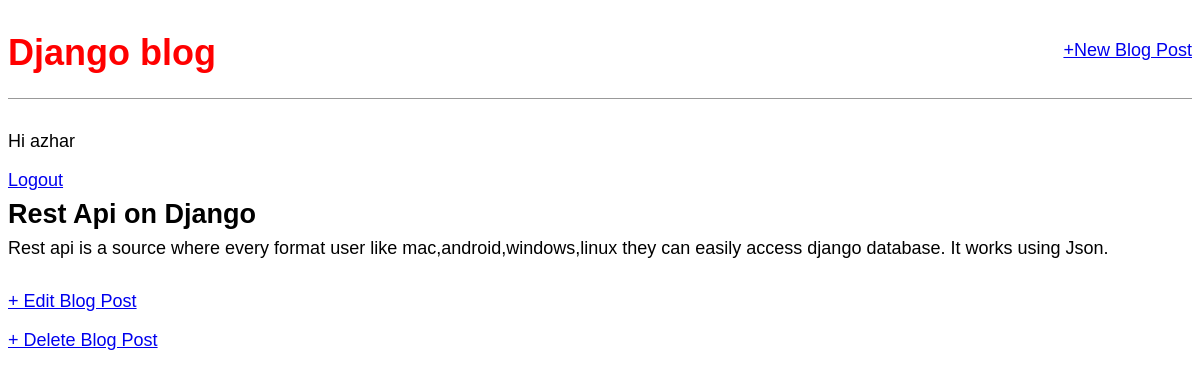
Page /post/2/ (signed in) on the committed database.
### blog/models.py (models this page shows, shortened)
class Post(models.Model):
    title = models.CharField(max_length=200)
    author = models.ForeignKey(
        'auth.User',  # django build in user is author in here,here author is foreign key of User
        on_delete=models.CASCADE, # many to one relationship each user has multiple post
    )
    body = models.TextField()

### blog/views.py (the view)
# urls.py: path('post/<int:pk>/', views.BlogDetailView.as_view(), name='post_detail'), # detailview expects either primary key or slug to it as a identifier
class BlogDetailView(DetailView):
    model = Post  # by default it provide a context object we can use in our template called object or post(lower case of model name)
    template_name = 'post_detail.html' # detailview expects either primary key or slug to it as a identifier

### templates/post_detail.html
{% extends 'base.html' %}
{% block content %}
<div class="post-entry">
    <h2>{{ object.title }}</h2>
    <p>{{ object.body }}</p>
</div>
<p> <a href="{% url 'post_edit' post.pk %}">+ Edit Blog Post</a> </p>
<p> <a href="{% url 'post_delete' post.pk %}">+ Delete Blog Post</a> </p>
{% endblock %}

### templates/base.html (shortened to what this page needs)
<!DOCTYPE html>
{% load static %}
<html lang="en">
<head>
     <link rel="stylesheet" href="{% static 'css/base.css' %}">
</head>
<body>
    <div class="container">
        <header>
            <div class="nav-left">
                <h1> <a href="/">Django blog</a>  </h1>
            </div>
            <div class="nav-right">
                <a href="{%url 'post_new' %}">+New Blog Post</a>
            </div>
       </header>
        {% if user.is_authenticated %}
          <p>Hi {{ user.username }}</p>
           <a href="{% url 'logout' %}">Logout</a>
        {% else %}
            <p>You are not logged in</p>
             <a href="{% url 'login' %}">Login</a>
        {% endif %}
        {% block content %}
        {% endblock content %}
    </div>
</body>
</html>

### static/css/base.css (style rules this page uses)
body { font-family: 'Source Sans Pro', sans-serif; font-size: 18px; }
header { border-bottom: 1px solid #999; margin-bottom: 2rem; display: flex; }
header h1 a { color: red; text-decoration: none; }
.nav-left { margin-right: auto; }
.nav-right { display:flex; padding-top: 2rem; }
.post-entry { margin-bottom: 2rem; }
.post-entry h2 { margin: 0.5rem 0; }
.post-entry p { margin:0; font-weight: 400; }

### rows in the picture
Post: title "Rest Api on Django", body "Rest api is a source where every format user like mac,android,windows,linux they can easily access django database. It works using Json."

### other values in the picture
{{ user.username }} "azhar"
